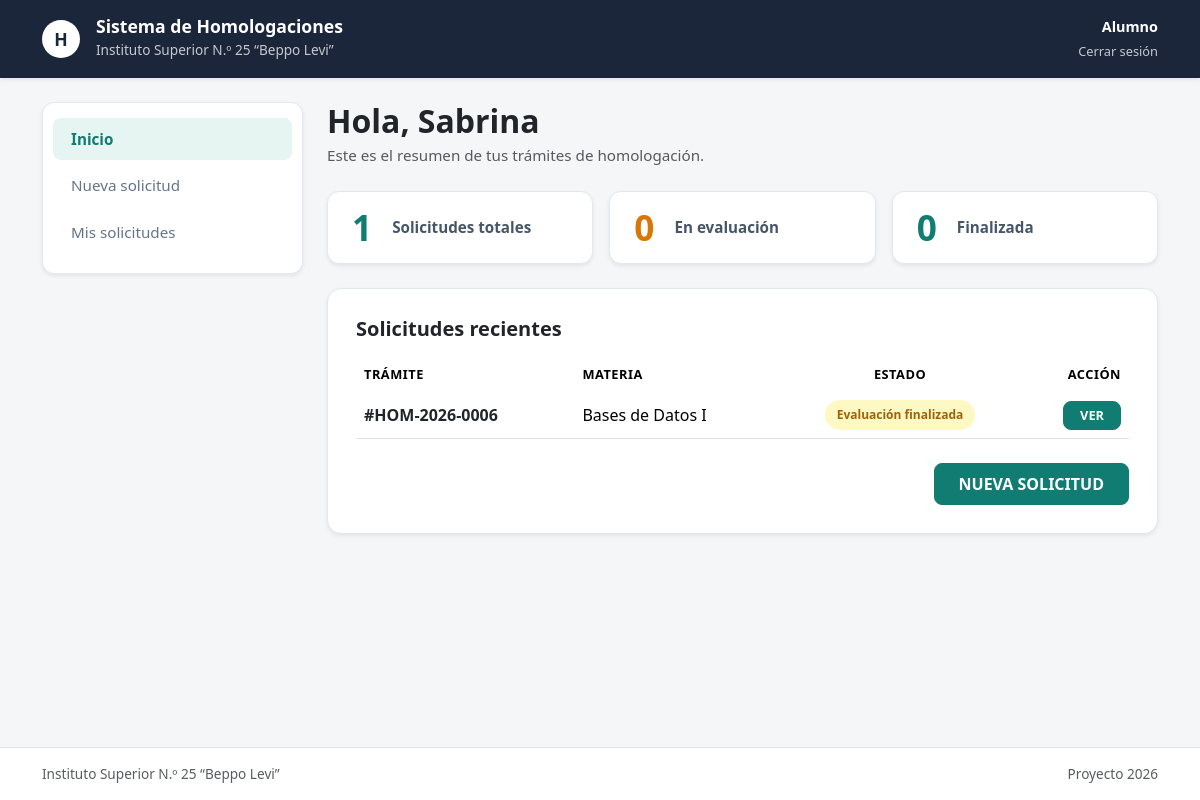
/panel-alumno/ (signed in), run on an earlier commit of the app's database.
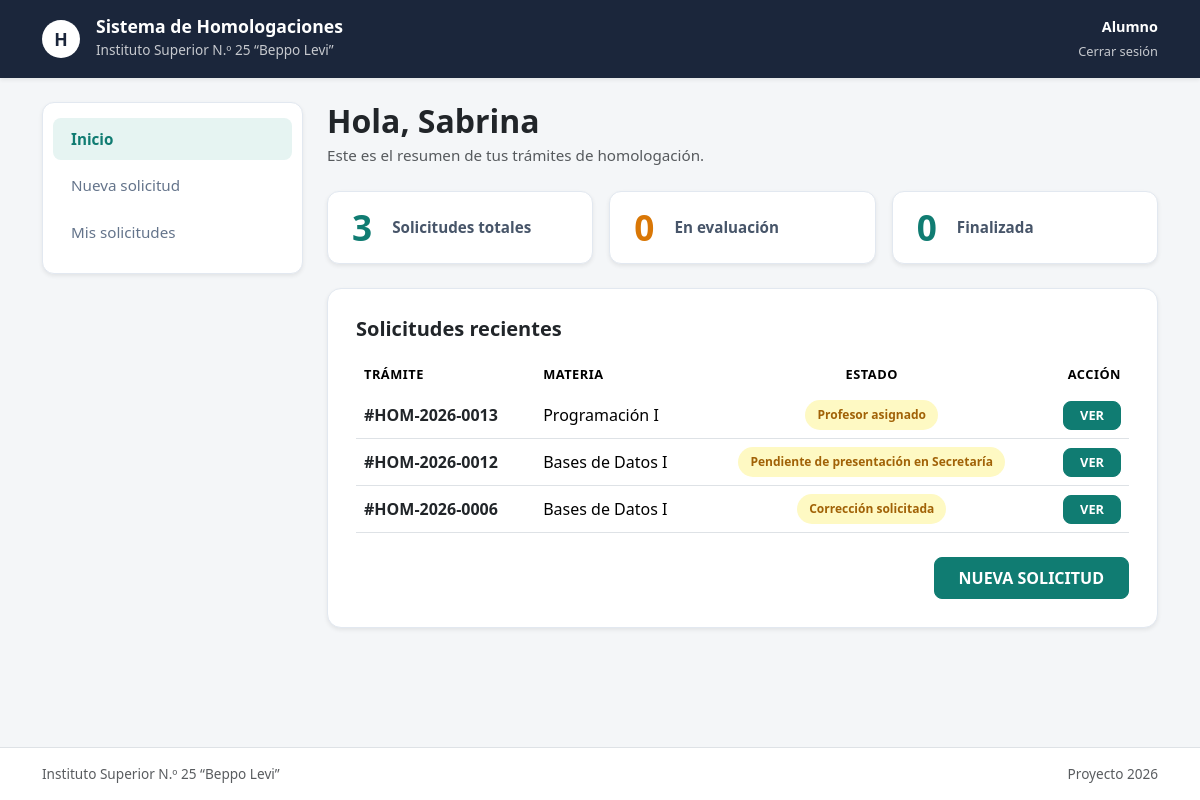
And on a later commit of the database.
### app1/models.py (models this page shows, shortened)
class PerfilUsuario(models.Model):
    ROLES = [
        ('ALUMNO', 'Alumno'),
        ('SECRETARIA', 'Secretaría'),
        ('JEFE_CARRERA', 'Jefe de Carrera'),
        ('PROFESOR', 'Profesor'),
    ]
    user = models.OneToOneField(User, on_delete=models.CASCADE, null=True, blank=True, related_name="perfil")
    nombre_apellido = models.CharField(max_length=150, verbose_name="Nombre y Apellido")
    dni = models.CharField(max_length=15, unique=True, verbose_name="DNI")
    fecha_nacimiento = models.DateField(null=True, blank=True, verbose_name="Fecha de Nacimiento")
    rol = models.CharField(max_length=20, choices=ROLES, default='ALUMNO', verbose_name="Rol")
    carrera = models.ForeignKey(Carrera, on_delete=models.SET_NULL, null=True, blank=True, verbose_name="Carrera")
    cuenta_activada = models.BooleanField(default=False, verbose_name="¿Cuenta Activada?")
    codigo_verificacion = models.CharField(max_length=6, blank=True, null=True, verbose_name="Código de 6 dígitos")

class SolicitudHomologacion(models.Model):
    ESTADOS = [
        ('PENDIENTE_PRESENTACION', 'Pendiente de presentación en Secretaría'),
        ('DOCUMENTACION_RECIBIDA', 'Documentación recibida'),
        ('PROFESOR_ASIGNADO', 'Profesor asignado'),
        ('EN_EVALUACION', 'En evaluación'),
        ('EVALUACION_FINALIZADA', 'Evaluación finalizada'),
        ('CORRECCION_SOLICITADA', 'Corrección solicitada'),
        ('DICTAMEN_APROBADO', 'Dictamen aprobado'),
        ('HOMOLOGACION_APROBADA', 'Homologación aprobada'),
        ('HOMOLOGACION_RECHAZADA', 'Homologación rechazada'),
    ]
    numero_tramite = models.CharField(max_length=30, unique=True, verbose_name="Número de Trámite")
    alumno = models.ForeignKey(PerfilUsuario, on_delete=models.CASCADE, limit_choices_to={'rol': 'ALUMNO'}, related_name="solicitudes")
    institucion_origen = models.CharField(max_length=200, verbose_name="Institución de Origen")
    carrera_origen = models.CharField(max_length=200, verbose_name="Carrera de Origen")
    analitico_pdf = models.FileField(upload_to="analiticos/", null=True, blank=True, verbose_name="Certificado Analítico")
    programa_origen_pdf = models.FileField(upload_to="programas_origen/", null=True, blank=True, verbose_name="Programa de la Materia de Origen")
    observaciones_alumno = models.TextField(blank=True, null=True, verbose_name="Observaciones del Alumno")
    estado = models.CharField(max_length=30, choices=ESTADOS, default='PENDIENTE_PRESENTACION', verbose_name="Estado de la Solicitud")
    fecha_creacion = models.DateTimeField(auto_now_add=True, verbose_name="Fecha de Creación")
    fecha_actualizacion = models.DateTimeField(auto_now=True, verbose_name="Última Actualización")

class MateriaSolicitada(models.Model):
    RESULTADOS = [
        ('PENDIENTE', 'Pendiente'),
        ('APROBADA', 'Aprobada'),
        ('RECHAZADA', 'Rechazada'),
    ]
    solicitud = models.ForeignKey(SolicitudHomologacion, on_delete=models.CASCADE, related_name="materias_solicitadas")
    materia = models.ForeignKey(Materia, on_delete=models.CASCADE, verbose_name="Materia Institucional a Homologar")
    profesor_evaluador = models.ForeignKey(PerfilUsuario, on_delete=models.SET_NULL, null=True, blank=True, limit_choices_to={'rol': 'PROFESOR'}, related_name="evaluaciones_asignadas")
    programa_institucional = models.ForeignKey(ProgramaAcademico, on_delete=models.SET_NULL, null=True, blank=True)
    resultado_dictamen = models.CharField(max_length=20, choices=RESULTADOS, default='PENDIENTE', verbose_name="Resultado Dictamen")
    fundamentacion_profesor = models.TextField(blank=True, null=True, verbose_name="Fundamentación del Profesor")
    observaciones_jefe_carrera = models.TextField(blank=True, null=True, verbose_name="Observaciones Jefe de Carrera")

class Materia(models.Model):
    carrera = models.ForeignKey(Carrera, on_delete=models.CASCADE, related_name="materias")
    nombre = models.CharField(max_length=150, verbose_name="Nombre de la Materia")
    año = models.CharField(max_length=20, blank=True, null=True, verbose_name="Año / Nivel")

### app1/views.py (the view)
# urls.py: path('panel-alumno/', views.panel_alumno, name='panel_alumno'),
@login_required(login_url='index')
def panel_alumno(request):
    perfil = request.user.perfil
    solicitudes = SolicitudHomologacion.objects.filter(alumno=perfil).order_by('-fecha_creacion')
    total_solicitudes = solicitudes.count()
    en_evaluacion = solicitudes.filter(estado='EN_EVALUACION').count()
    finalizadas = solicitudes.filter(estado__in=['HOMOLOGACION_APROBADA', 'HOMOLOGACION_RECHAZADA']).count()
    contexto = {
        'perfil': perfil,
        'solicitudes': solicitudes[:5],
        'total_solicitudes': total_solicitudes,
        'en_evaluacion': en_evaluacion,
        'finalizadas': finalizadas,
    }
    return render(request, 'app1/panel_alumno.html', contexto)

### app1/templates/app1/panel_alumno.html (shortened to what this page needs)
{% extends 'app1/base.html' %}
{% load static %}
{% block usuario_header %}
    <div class="text-end">
        <span class="d-block fw-bold text-white" style="font-size: 0.9rem;">Alumno</span>
        <a href="{% url 'cerrar_sesion' %}" class="text-white text-opacity-75 text-decoration-none" style="font-size: 0.8rem;">
            Cerrar sesión
        </a>
    </div>
{% endblock usuario_header %}
{% block contenido %}
<div class="row g-4">
    <div class="col-12 col-md-3">
        <div class="sidebar-nav shadow-sm">
            <a href="{% url 'panel_alumno' %}" class="sidebar-link active">Inicio</a>
            <a href="{% url 'nueva_solicitud' %}" class="sidebar-link">Nueva solicitud</a>
            <a href="{% url 'mis_solicitudes' %}" class="sidebar-link">Mis solicitudes</a>
        </div>
    </div>
    <div class="col-12 col-md-9">
        <div class="mb-4 text-start">
            <h2 class="fw-bold text-dark mb-1">Hola, {{ perfil.nombre_apellido }}</h2>
            <p class="text-muted" style="font-size: 0.95rem;">Este es el resumen de tus trámites de homologación.</p>
        </div>
        <div class="row g-3 mb-4">
            <div class="col-12 col-sm-4">
                <div class="metric-card shadow-sm">
                    <span class="metric-number" style="color: #107c72;">{{ total_solicitudes }}</span>
                    <p class="metric-label">Solicitudes totales</p>
                </div>
            </div>
            <div class="col-12 col-sm-4">
                <div class="metric-card shadow-sm">
                    <span class="metric-number" style="color: #d97706;">{{ en_evaluacion }}</span>
                    <p class="metric-label">En evaluación</p>
                </div>
            </div>
            <div class="col-12 col-sm-4">
                <div class="metric-card shadow-sm">
                    <span class="metric-number" style="color: #107c72;">{{ finalizadas }}</span>
                    <p class="metric-label">Finalizada</p>
                </div>
            </div>
        </div>
        <div class="card-homolotec shadow-sm">
            <h5 class="fw-bold text-dark mb-3 text-start">Solicitudes recientes</h5>
            {% if solicitudes %}
                <div class="table-responsive">
                    <table class="table align-middle text-start mb-0">
                        <thead>
                            <tr class="text-muted" style="font-size: 0.8rem; letter-spacing: 0.5px;">
                                <th class="border-0">TRÁMITE</th>
                                <th class="border-0">MATERIA</th>
                                <th class="border-0 text-center">ESTADO</th>
                                <th class="border-0 text-end">ACCIÓN</th>
                            </tr>
                        </thead>
                        <tbody>
                            {% for sol in solicitudes %}
                                <tr>
                                    <td class="fw-bold text-dark">
                                        #{{ sol.numero_tramite }}
                                    </td>
                                    <td>{{ sol.materias_solicitadas.first.materia.nombre|default:"Varias materias" }}</td>
                                    <td class="text-center">
                                        <span class="badge-estado badge-pendiente">{{ sol.get_estado_display }}</span>
                                    </td>
                                    <td class="text-end">
                                        <a href="{% url 'detalle_solicitud' sol.id %}" class="btn btn-sm btn-teal px-3 py-1 fw-bold" style="font-size: 0.8rem;">
                                            VER
                                        </a>
                                    </td>
                                </tr>
                            {% endfor %}
                        </tbody>
                    </table>
                </div>
            {% else %}
                <div class="text-center py-4 text-muted">
                    <p class="mb-0">Todavía no registraste ninguna solicitud de homologación.</p>
                </div>
            {% endif %}
            <div class="d-flex justify-content-end mt-4">
                <a href="{% url 'nueva_solicitud' %}" class="btn btn-teal px-4 py-2 text-uppercase">NUEVA SOLICITUD</a>
            </div>
        </div>
    </div>
</div>
{% endblock contenido %}

### app1/templates/app1/base.html (shortened to what this page needs)
{% load static %}
<!DOCTYPE html>
<html lang="es" data-theme="light">
<head>
    <link href="https://cdn.jsdelivr.net/npm/bootstrap@5.3.3/dist/css/bootstrap.min.css" rel="stylesheet">
    <link rel="stylesheet" href="https://cdn.jsdelivr.net/npm/bootstrap-icons@1.11.3/font/bootstrap-icons.min.css">
    <link rel="stylesheet" href="{% static 'app1/css/style.css' %}">
</head>
<body class="d-flex flex-column min-vh-100">
    <header class="header-institucional py-3 mb-4 shadow-sm">
        <div class="container d-flex justify-content-between align-items-center">
            <div class="d-flex align-items-center">
                <div class="rounded-circle bg-white text-dark d-flex align-items-center justify-content-center me-3 fw-bold" style="width: 38px; height: 38px; font-size: 1.1rem; color: #1b263b !important;">
                    H
                </div>
                <div>
                    <h5 class="mb-0 fw-bold" style="font-size: 1.1rem;">Sistema de Homologaciones</h5>
                    <span class="opacity-75" style="font-size: 0.85rem;">Instituto Superior N.º 25 “Beppo Levi”</span>
                </div>
            </div>
            <div class="text-end">
                {% block usuario_header %}{% endblock usuario_header %}
            </div>
        </div>
    </header>
    <main class="container flex-fill mb-5">
        {% block contenido %}{% endblock contenido %}
    </main>
    <footer class="bg-white border-top py-3 text-center text-muted mt-auto" style="font-size: 0.85rem;">
        <div class="container d-flex justify-content-between align-items-center">
            <span>Instituto Superior N.º 25 “Beppo Levi”</span>
            <span>Proyecto 2026</span>
        </div>
    </footer>
</body>
</html>

### app1/static/app1/css/style.css (style rules this page uses)
:root { --color-primario: #107c72; --color-primario-hover: #0c5e56; --color-azul-header: #1b263b; --color-fondo: #f4f6f8; --color-tarjeta: #ffffff; --color-texto: #334155; --color-borde: #e2e8f0; }
body { background-color: var(--color-fondo) !important; color: var(--color-texto); font-family: 'Segoe UI', system-ui, -apple-system, sans-serif; }
.card-homolotec { background-color: var(--color-tarjeta); border-radius: 14px; border: 1px solid var(--color-borde); box-shadow: 0 4px 12px rgba(0, 0, 0, 0.03); padding: 28px; }
.btn-teal { background-color: var(--color-primario) !important; border-color: var(--color-primario) !important; color: #ffffff !important; font-weight: 600; border-radius: 8px; padding: 10px 20px; transition: all 0.2s ease; }
.badge-estado { padding: 6px 12px; border-radius: 20px; font-size: 12px; font-weight: 600; display: inline-block; }
.badge-pendiente { background-color: #fef9c3; color: #a16207; }

### app1/templates/app1/base.html (style rules this page uses)
body { background-color: #f4f6f8; font-family: 'Segoe UI', system-ui, -apple-system, sans-serif; }
.header-institucional { background-color: #1b263b; color: #ffffff; }
.header-institucional h5, .header-institucional span { color: #ffffff !important; }
.btn-teal { background-color: #107c72; border-color: #107c72; color: #ffffff; font-weight: 600; }

### app1/templates/app1/panel_alumno.html (style rules this page uses)
.sidebar-nav { background-color: #ffffff; border-radius: 12px; padding: 15px 10px; border: 1px solid #e2e8f0; }
.sidebar-link { display: block; padding: 10px 18px; color: #64748b; text-decoration: none; font-weight: 500; font-size: 0.95rem; border-radius: 8px; margin-bottom: 4px; transition: all 0.2s ease; }
.sidebar-link.active { background-color: #e6f4f2; color: #107c72; font-weight: 700; }
.metric-card { background-color: #ffffff; border-radius: 12px; border: 1px solid #e2e8f0; padding: 18px 24px; display: flex; align-items: center; gap: 20px; height: 100%; }
.metric-number { font-size: 2.2rem; font-weight: 800; line-height: 1; }
.metric-label { font-size: 0.95rem; font-weight: 600; color: #475569; margin: 0; }

What changed in the data, as far as the page shows it:
added SolicitudHomologacion: numero_tramite "HOM-2026-0013", materias_solicitadas.first.materia.nombre "Programación I", estado "Profesor asignado"
added SolicitudHomologacion: numero_tramite "HOM-2026-0012", materias_solicitadas.first.materia.nombre "Bases de Datos I", estado "Pendiente de presentación en Secretaría"
changed SolicitudHomologacion: estado "Evaluación finalizada" → "Corrección solicitada"
Also different on the page:
{{ total_solicitudes }}: "1" → "3"
